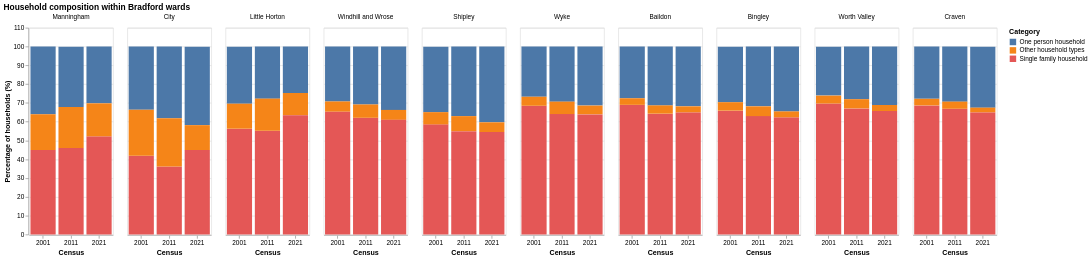

The code cell stored with this chart in its notebook:
### Code cell
plot_bradford_wards(
    df_composition,
    top_n=10,
    title="Household composition within Bradford wards"
)

### Figure 1 — Vega-Lite specification as saved in the notebook (floating-point values rounded to 4 significant figures; data arrays with more than 128 entries replaced by an {"elided": "..."} marker saying what was removed)
{"config": {"view": {"continuousWidth": 300, "continuousHeight": 300}}, "data": {"name": "data-a0579306524c27732e5be8247f4e082e"}, "mark": {"type": "bar"}, "encoding": {"color": {"field": "display_category", "title": "Category", "type": "nominal"}, "column": {"field": "geography_name", "sort": {"field": "pct", "order": "descending"}, "title": null, "type": "nominal"}, "tooltip": [{"field": "geography_name", "title": "Ward", "type": "nominal"}, {"field": "census", "title": "Census", "type": "ordinal"}, {"field": "view", "title": "View", "type": "nominal"}, {"field": "display_category", "title": "Displayed category", "type": "nominal"}, {"field": "class_name", "title": "Full category", "type": "nominal"}, {"field": "number", "format": ",.0f", "title": "Number", "type": "quantitative"}, {"field": "pct", "format": ".1f", "title": "Percentage", "type": "quantitative"}], "x": {"axis": {"labelAngle": 0}, "field": "census", "sort": ["2001", "2011", "2021"], "title": "Census", "type": "ordinal"}, "y": {"field": "pct", "title": "Percentage of households (%)", "type": "quantitative"}}, "height": 320, "params": [{"name": "param_2", "select": {"type": "point", "fields": ["view"]}, "bind": {"input": "select", "options": ["Main categories", "Breakdown: One person household", "Breakdown: Other household types", "Breakdown: Single family household"], "name": "View: "}, "value": "Main categories"}, {"name": "param_3", "select": {"type": "point", "fields": ["ward_selection"]}, "bind": {"input": "select", "options": ["Top 10 changed wards", "Baildon", "Bingley", "Bingley Rural", "Bolton and Undercliffe", "Bowling and Barkerend", "Bradford Moor", "City", "Clayton and Fairweather Green", "Craven", "Eccleshill", "Great Horton", "Heaton", "Idle and Thackley", "Ilkley", "Keighley Central", "Keighley East", "Keighley West", "Little Horton", "Manningham", "Queensbury", "Royds", "Shipley", "Thornton and Allerton", "Toller", "Tong", "Wharfedale", "Wibsey", "Windhill and Wrose", "Worth Valley", "Wyke"], "name": "Ward selection: "}, "value": "Top 10 changed wards"}], "title": "Household composition within Bradford wards", "transform": [{"filter": {"param": "param_2"}}, {"filter": {"param": "param_3"}}], "width": 130, "$schema": "https://vega.github.io/schema/vega-lite/v5.20.1.json", "datasets": {"data-a0579306524c27732e5be8247f4e082e": {"elided": "1560 records"}}}
